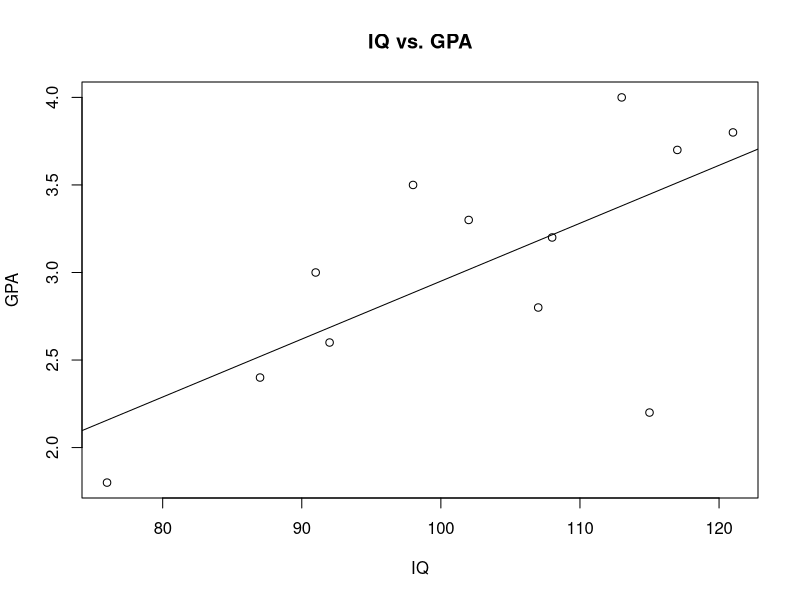

Reproduce this figure in R.
# Link of website:
# https://intro-to-stats.netlify.app/

# Click 'Source'
# Scroll through the 'Console' for the solutions

cat("\n\n\n\n\n\n")

print("Begin reading from here downward.")

cat("\n\n\n\n\n\n")


df <- data.frame(
  'x' = c(117, 92, 102, 115, 87, 76, 107, 108, 121, 91, 113, 98),
  'y' = c(3.7, 2.6, 3.3, 2.2, 2.4, 1.8, 2.8, 3.2, 3.8, 3, 4, 3.5)
)

# Plot scatter plot with line of best fit
# Will appear under 'Plots' tab next to 'Files'
plot(df$x, df$y, main='IQ vs. GPA', xlab='IQ', ylab='GPA')
reg_model <- lm(y~x, data=df)

abline(reg_model)

print("Describe the trend (positive), strength (moderate? weak?), and shape (debatably linear).")

# Point always on the linear regression line:
# mean (x), mean(y)
print("Mean of IQ (x) and GPA (y):")
print(mean(df$x))
print(mean(df$y))
print("The point is: (102.25, 3.025)")

# See linear regression
print(summary(reg_model))
print("Coefficient of x (IQ) is 0.033; intercept is -0.357")
print("Fitted model is y(hat)=-0.357 + 0.033")
print("Plug in 115 for IQ to solve; compare to 1 student whose IQ is 115 in data (GPA = 2.2). See class notes from today.")
print("For question f, the answer is yes; give examples of what affects GPA besides IQ.")


